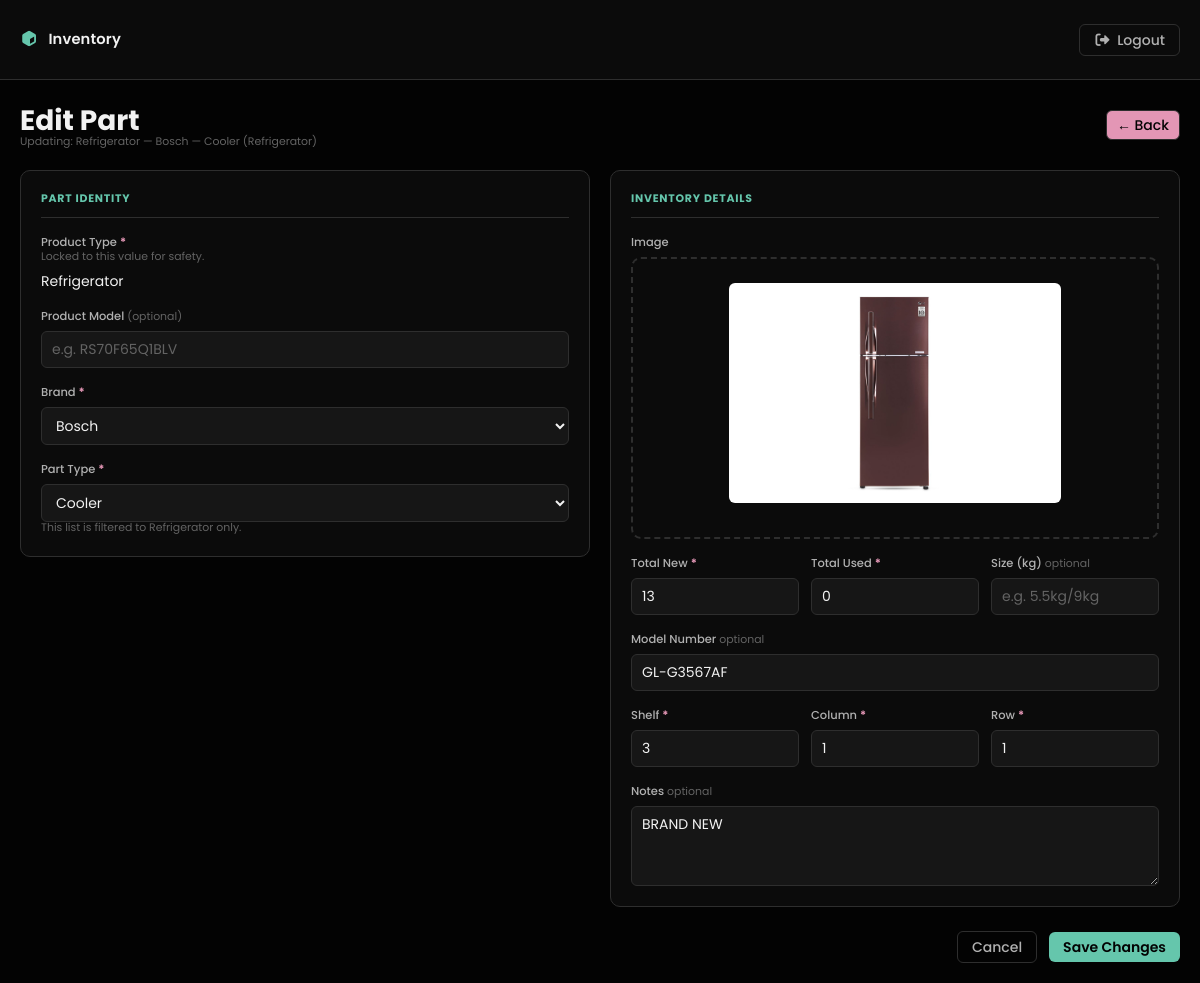
The app's page /part/edit/4 (signed in) with its own data.
### dashboard/models.py (models this page shows, shortened)
class Part(models.Model):
    product_type = models.ForeignKey(
        ProductType,
        on_delete=models.PROTECT,
        related_name="parts",
    )
    brand = models.ForeignKey(
        Brand,
        on_delete=models.PROTECT,
        related_name="parts",
    )
    part_type = models.ForeignKey(
        PartType,
        on_delete=models.PROTECT,
        related_name="parts",
    )
    image = models.ImageField(upload_to="parts/", null=True, blank=True)
    product_model = models.CharField(max_length=100, null=True, blank=True)
    total_new = models.PositiveIntegerField(default=0)
    total_used = models.PositiveIntegerField(default=0)
    size_kg = models.CharField(max_length=100, null=True, blank=True)
    model_number = models.CharField(max_length=100, null=True, blank=True)
    shelf_number = models.PositiveIntegerField()
    column_number = models.CharField(max_length=100, null=True)
    row_number = models.CharField(max_length=100, null=True)
    notes = models.TextField(null=True, blank=True)
    class Meta:
        unique_together = [
            ("product_type", "brand", "part_type"),
            ("shelf_number", "column_number", "row_number"),
        ]

class ProductType(models.Model):
    name = models.CharField(max_length=100, unique=True)
    def __str__(self):
        return self.name

class Brand(models.Model):
    name = models.CharField(max_length=100, unique=True)
    def __str__(self):
        return self.name

class PartType(models.Model):
    name = models.CharField(max_length=150)
    product_type = models.ForeignKey(
        ProductType,
        on_delete=models.CASCADE,  # PartTypes for a deleted ProductType clean up automatically
        related_name="part_types",
    )
    class Meta:
        unique_together = ("name", "product_type")
    def __str__(self):
        return f"{self.name} ({self.product_type})"

### dashboard/views.py (the view, shortened to what this page needs)
# urls.py: path("part/edit/<int:pk>", views.edit_part, name="edit-part"),
@login_required
def edit_part(request, pk):
    item = get_object_or_404(
        Part.objects.select_related("product_type", "brand", "part_type"), pk=pk
    )
    product_types = ProductType.objects.all().order_by("name")
    brands = Brand.objects.all().order_by("name")
    part_types_for_product = PartType.objects.filter(
        product_type=item.product_type
    ).order_by("name")
    return render(
        request,
        "dashboard/edit_part.html",
        {
            "form": PartForm(
                instance=item, initial={"product_model": item.product_model or ""}
            ),
            "item": item,
            "product_types": product_types,
            "brands": brands,
            "part_types_for_product": part_types_for_product,
            "fk_errors": {},
            "posted": {},
        },
    )

### templates/dashboard/edit_part.html (shortened to what this page needs)
{% extends 'partials/base.html' %}
{% load static %}
{% block content %}
<div class="page-content">
  <div class="form-page-header">
    <div>
      <h1>Edit Part</h1>
      <p class="field-hint">
        Updating: {{ item.product_type }} — {{ item.brand }} — {{ item.part_type }}
      </p>
    </div>
    <a href="{% url 'dashboard-index' %}" class="btn btn-outline btn-icon">
      ← Back
    </a>
  </div>
  <form method="POST" enctype="multipart/form-data" class="part-form">
    <div class="part-form-grid">
      <section class="form-section">
        <div class="section-label">Part identity</div>
        <div class="form-group">
          <label class="form-label">Product Type <span class="req">*</span></label>
          <div class="field-hint">
            Locked to this value for safety.
          </div>
          <div class="locked-value">
            {{ item.product_type }}
          </div>
        </div>
        <div class="form-group">
          <label for="{{ form.product_model.id_for_label }}" class="form-label">
            Product Model <span class="opt">(optional)</span>
          </label>
          {{ form.product_model }}
        </div>
        <div class="form-group">
          <label for="brand-select" class="form-label">Brand <span class="req">*</span></label>
          <select id="brand-select" name="brand_select">
            {% for brand in brands %}
              {% if posted.brand_select %}
                <option value="{{ brand.id }}" {% if posted.brand_select == brand.id|stringformat:"s" %}selected{% endif %}>
                  {{ brand.name }}
                </option>
              {% else %}
                <option value="{{ brand.id }}" {% if item.brand_id == brand.id %}selected{% endif %}>
                  {{ brand.name }}
                </option>
              {% endif %}
            {% endfor %}
          </select>
        </div>
        <div class="form-group">
          <label for="part-type-select" class="form-label">Part Type <span class="req">*</span></label>
          <select id="part-type-select" name="part_type_select">
            {% for pt in part_types_for_product %}
              {% if posted.part_type_select %}
                <option value="{{ pt.id }}" {% if posted.part_type_select == pt.id|stringformat:"s" %}selected{% endif %}>
                  {{ pt.name }}
                </option>
              {% else %}
                <option value="{{ pt.id }}" {% if item.part_type_id == pt.id %}selected{% endif %}>
                  {{ pt.name }}
                </option>
              {% endif %}
            {% endfor %}
          </select>
          <div class="field-hint">
            This list is filtered to {{ item.product_type }} only.
          </div>
        </div>
      </section>
      <section class="form-section">
        <div class="section-label">Inventory details</div>
        <div class="form-group">
          <label class="form-label">Image</label>
          <label class="image-upload-area" for="id_image">
            {% if item.image %}
              <img
                id="image-preview"
                src="{{ item.image.url }}"
                alt="Current part image"
                style="max-width:100%; max-height:220px; display:block; margin:0 auto 10px;"
              >
            {% else %}
              <img id="image-preview" alt="" style="display:none; max-width:100%; max-height:220px; margin:0 auto 10px;">
            {% endif %}
          </label>
        </div>
        <div class="form-row-3">
          <div class="form-group">
            <label for="{{ form.total_new.id_for_label }}" class="form-label">Total New <span class="req">*</span></label>
            {{ form.total_new }}
          </div>
          <div class="form-group">
            <label for="{{ form.total_used.id_for_label }}" class="form-label">Total Used <span class="req">*</span></label>
            {{ form.total_used }}
          </div>
          <div class="form-group">
            <label for="{{ form.size_kg.id_for_label }}" class="form-label">Size (kg) <span class="opt">optional</span></label>
            {{ form.size_kg }}
          </div>
        </div>
        <div class="form-group">
          <label for="{{ form.model_number.id_for_label }}" class="form-label">Model Number <span class="opt">optional</span></label>
          {{ form.model_number }}
        </div>
        <div class="form-row-3">
          <div class="form-group">
            <label for="{{ form.shelf_number.id_for_label }}" class="form-label">Shelf <span class="req">*</span></label>
            {{ form.shelf_number }}
          </div>
          <div class="form-group">
            <label for="{{ form.column_number.id_for_label }}" class="form-label">Column <span class="req">*</span></label>
            {{ form.column_number }}
          </div>
          <div class="form-group">
            <label for="{{ form.row_number.id_for_label }}" class="form-label">Row <span class="req">*</span></label>
            {{ form.row_number }}
          </div>
        </div>
        <div class="form-group">
          <label for="{{ form.notes.id_for_label }}" class="form-label">Notes <span class="opt">optional</span></label>
          {{ form.notes }}
        </div>
      </section>
    </div>
    <div class="form-actions">
      <a href="{% url 'dashboard-index' %}" class="btn btn-outline">Cancel</a>
      <button type="submit" class="btn btn-primary">Save Changes</button>
    </div>
  </form>
</div>
{% endblock content %}

### static/style.css (style rules this page uses)
:root { --bg-dark: oklch(0.1 0 174); --bg: oklch(0.15 0 174); --bg-light: oklch(0.2 0 174); --text: oklch(0.96 0 174); --text-muted: oklch(0.76 0 174); --highlight: oklch(0.5 0 174); --border: oklch(0.4 0 174); --border-muted: oklch(0.3 0 174); --primary: oklch(0.76 0.1 174); --secondary: oklch(0.76 0.1 354); --danger: oklch(0.7 0.05 30); --warning: oklch(0.7 0.05 100); --success: oklch(0.7 0.05 160); --info: oklch(0.7 0.05 260); --success-2: oklch(0.3 0.05 160); --danger-2: oklch(0.3 0.05 30); --warning-2: oklch(0.3 0.05 100); --radius: 6px; --radius-lg: 10px; --nav-h: 80px; }
*, *::before, *::after { margin: 0; padding: 0; box-sizing: border-box; }
html { font-size: 14px; font-family: Poppins, 'Segoe UI', Tahoma, sans-serif; }
body { background-color: var(--bg-dark); color: var(--text); min-height: 100vh; }
a { color: inherit; text-decoration: none; }
button, .btn { display: inline-flex; align-items: center; gap: 6px; outline: none; border: none; border-radius: var(--radius); cursor: pointer; padding: 8px 14px; font-family: inherit; font-size: inherit; font-weight: 500; line-height: 1; white-space: nowrap; transition: opacity 0.15s, transform 0.1s; }
.btn-primary { background-color: var(--primary); color: var(--bg-dark); font-weight: 600; }
.btn-outline { background-color: transparent; color: var(--text-muted); border: 1px solid var(--border-muted); }
.btn-icon { background-color: var(--secondary); color: var(--bg-dark); padding: 7px 10px; }
input[type="text"], input[type="password"], input[type="email"], select, textarea { background-color: var(--bg-light); color: var(--text); border: 1px solid var(--border-muted); border-radius: var(--radius); padding: 7px 10px; font-family: inherit; font-size: inherit; outline: none; transition: border-color 0.15s; width: 100%; }
input::placeholder { color: var(--highlight); }
.page-content { padding: 20px; max-width: 1600px; }
input[type="number"] { background-color: var(--bg-light); color: var(--text); border: 1px solid var(--border-muted); border-radius: var(--radius); padding: 7px 10px; font-family: inherit; font-size: inherit; outline: none; transition: border-color 0.15s; width: 100%; }
textarea { resize: vertical; min-height: 80px; }
.form-page-header { display: flex; justify-content: space-between; align-items: center; margin-bottom: 20px; gap: 12px; flex-wrap: wrap; }
.part-form { display: flex; flex-direction: column; gap: 20px; }
.part-form-grid { display: grid; grid-template-columns: 1fr 1fr; gap: 20px; align-items: start; }
.form-section { background-color: var(--bg); border: 1px solid var(--border-muted); border-radius: var(--radius-lg); padding: 20px; display: flex; flex-direction: column; gap: 16px; }
.section-label { font-size: 0.78rem; font-weight: 700; text-transform: uppercase; letter-spacing: 0.07em; color: var(--primary); margin: 0; padding-bottom: 10px; border-bottom: 1px solid var(--border-muted); }
.form-group { display: flex; flex-direction: column; gap: 6px; margin: 0; }
.form-label { font-size: 0.82rem; color: var(--text-muted); font-weight: 500; }
.req { color: var(--secondary); font-weight: 700; }
.opt { color: var(--highlight); font-weight: 400; font-size: 0.78rem; }
.form-row-3 { display: grid; grid-template-columns: 1fr 1fr 1fr; gap: 12px; }
.field-hint { color: var(--highlight); font-size: 0.78rem; margin-top: -8px; }
.image-upload-area { display: flex; align-items: center; justify-content: center; border: 2px dashed var(--border-muted); border-radius: var(--radius-lg); padding: 24px; cursor: pointer; transition: border-color 0.2s, background-color 0.2s; min-height: 130px; overflow: hidden; }
#image-preview { max-width: 100%; max-height: 200px; border-radius: var(--radius); object-fit: cover; }
.form-actions { display: flex; justify-content: flex-end; align-items: center; gap: 12px; padding-top: 4px; }

### records on screen
Part: product_type "Refrigerator", brand "Bosch", part_type "Cooler (Refrigerator)", brand_select "Bosch", part_type_select "Cooler", image (picture), total_new "13", total_used "0", model_number "GL-G3567AF", shelf_number "3", column_number "1", row_number "1", notes "BRAND NEW"
